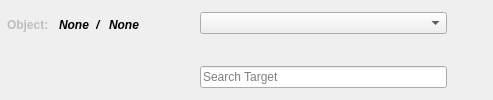
    <widget class="QWidget" name="addonWidget" native="true">
     <property name="sizePolicy">
      <sizepolicy hsizetype="Preferred" vsizetype="Maximum">
       <horstretch>0</horstretch>
       <verstretch>0</verstretch>
      </sizepolicy>
     </property>
     <layout class="QHBoxLayout" name="horizontalLayout_8">
      <property name="spacing">
       <number>7</number>
      </property>
      <property name="leftMargin">
       <number>0</number>
      </property>
      <property name="topMargin">
       <number>0</number>
      </property>
      <property name="rightMargin">
       <number>0</number>
      </property>
      <property name="bottomMargin">
       <number>0</number>
      </property>
      <item>
       <widget class="QWidget" name="mayaWidget" native="true">
        <layout class="QVBoxLayout" name="verticalLayout_4">
         <property name="spacing">
          <number>0</number>
         </property>
         <property name="leftMargin">
          <number>7</number>
         </property>
         <property name="topMargin">
          <number>0</number>
         </property>
         <property name="rightMargin">
          <number>7</number>
         </property>
         <property name="bottomMargin">
          <number>0</number>
         </property>
         <item>
          <widget class="QWidget" name="objectInfoLayout" native="true">
           <layout class="QHBoxLayout" name="horizontalLayout">
            <property name="spacing">
             <number>7</number>
            </property>
            <property name="leftMargin">
             <number>0</number>
            </property>
            <property name="topMargin">
             <number>0</number>
            </property>
            <property name="rightMargin">
             <number>0</number>
            </property>
            <property name="bottomMargin">
             <number>0</number>
            </property>
            <item>
             <widget class="QLabel" name="objectLabel">
              <property name="enabled">
               <bool>false</bool>
              </property>
              <property name="sizePolicy">
               <sizepolicy hsizetype="Maximum" vsizetype="Preferred">
                <horstretch>0</horstretch>
                <verstretch>0</verstretch>
               </sizepolicy>
              </property>
              <property name="font">
               <font>
                <weight>75</weight>
                <bold>true</bold>
               </font>
              </property>
              <property name="text">
               <string>Object: </string>
              </property>
              <property name="alignment">
               <set>Qt::AlignLeading|Qt::AlignLeft|Qt::AlignVCenter</set>
              </property>
             </widget>
            </item>
            <item>
             <widget class="QLabel" name="meshLabel">
              <property name="enabled">
               <bool>true</bool>
              </property>
              <property name="font">
               <font>
                <weight>75</weight>
                <italic>true</italic>
                <bold>true</bold>
               </font>
              </property>
              <property name="styleSheet">
               <string notr="true">
QLabel:hover {
    color: #7ab5bf;
}</string>
              </property>
              <property name="text">
               <string>None</string>
              </property>
              <property name="textFormat">
               <enum>Qt::AutoText</enum>
              </property>
             </widget>
            </item>
            <item>
             <widget class="QLabel" name="meshLabel_2">
              <property name="enabled">
               <bool>true</bool>
              </property>
              <property name="font">
               <font>
                <weight>75</weight>
                <italic>true</italic>
                <bold>true</bold>
               </font>
              </property>
              <property name="styleSheet">
               <string notr="true"/>
              </property>
              <property name="text">
               <string>/</string>
              </property>
              <property name="textFormat">
               <enum>Qt::AutoText</enum>
              </property>
             </widget>
            </item>
            <item>
             <widget class="QLabel" name="bsLabel">
              <property name="enabled">
               <bool>true</bool>
              </property>
              <property name="font">
               <font>
                <weight>75</weight>
                <italic>true</italic>
                <bold>true</bold>
               </font>
              </property>
              <property name="styleSheet">
               <string notr="true">
QLabel:hover {
    color: #7ab5bf;
}</string>
              </property>
              <property name="text">
               <string>None</string>
              </property>
              <property name="textFormat">
               <enum>Qt::AutoText</enum>
              </property>
             </widget>
            </item>
            <item>
             <spacer name="horizontalSpacer_4">
              <property name="orientation">
               <enum>Qt::Horizontal</enum>
              </property>
              <property name="sizeType">
               <enum>QSizePolicy::MinimumExpanding</enum>
              </property>
              <property name="sizeHint" stdset="0">
               <size>
                <width>40</width>
                <height>20</height>
               </size>
              </property>
             </spacer>
            </item>
           </layout>
           <zorder>meshLabel</zorder>
           <zorder>objectLabel</zorder>
           <zorder>horizontalSpacer_4</zorder>
           <zorder>meshLabel_2</zorder>
           <zorder>bsLabel</zorder>
          </widget>
         </item>
         <item>
          <widget class="QWidget" name="bsAddWidget" native="true">
           <property name="sizePolicy">
            <sizepolicy hsizetype="Maximum" vsizetype="Preferred">
             <horstretch>0</horstretch>
             <verstretch>0</verstretch>
            </sizepolicy>
           </property>
           <layout class="QHBoxLayout" name="horizontalLayout_6">
            <property name="spacing">
             <number>7</number>
            </property>
            <property name="leftMargin">
             <number>0</number>
            </property>
            <property name="topMargin">
             <number>0</number>
            </property>
            <property name="rightMargin">
             <number>0</number>
            </property>
            <property name="bottomMargin">
             <number>0</number>
            </property>
            <item>
             <widget class="QPushButton" name="expandButton">
              <property name="maximumSize">
               <size>
                <width>16777215</width>
                <height>16777215</height>
               </size>
              </property>
              <property name="font">
               <font/>
              </property>
              <property name="styleSheet">
               <string notr="true">QPushButton {
    border: none;
    background: transparent;
    icon: url(:/icon/expand.svg);
}

QPushButton:hover {
    border: 1px solid #cfcfcf;
    icon: url(:/icon/expand_hover.svg);
}

QPushButton:pressed { 
    border: 1px solid #cfcfcf;
    icon: url(:/icon/expand_pressed.svg);
 }</string>
              </property>
              <property name="text">
               <string/>
              </property>
              <property name="icon">
               <iconset resource="icon/_qrc.qrc">
                <normaloff>:/icon/expand.svg</normaloff>:/icon/expand.svg</iconset>
              </property>
             </widget>
            </item>
           </layout>
          </widget>
         </item>
        </layout>
       </widget>
      </item>
      <item>
       <widget class="QWidget" name="filterWidget" native="true">
        <property name="minimumSize">
         <size>
          <width>300</width>
          <height>0</height>
         </size>
        </property>
        <layout class="QVBoxLayout" name="verticalLayout_3">
         <property name="spacing">
          <number>7</number>
         </property>
         <property name="leftMargin">
          <number>7</number>
         </property>
         <property name="topMargin">
          <number>0</number>
         </property>
         <property name="rightMargin">
          <number>7</number>
         </property>
         <property name="bottomMargin">
          <number>0</number>
         </property>
         <item>
          <widget class="QWidget" name="filterBsComboBoxWidget" native="true">
           <layout class="QHBoxLayout" name="horizontalLayout_7">
            <property name="spacing">
             <number>7</number>
            </property>
            <property name="leftMargin">
             <number>0</number>
            </property>
            <property name="topMargin">
             <number>0</number>
            </property>
            <property name="rightMargin">
             <number>0</number>
            </property>
            <property name="bottomMargin">
             <number>0</number>
            </property>
            <item>
             <widget class="QComboBox" name="filterComboBox">
              <property name="minimumSize">
               <size>
                <width>0</width>
                <height>0</height>
               </size>
              </property>
              <property name="maximumSize">
               <size>
                <width>16777215</width>
                <height>16777215</height>
               </size>
              </property>
              <property name="font">
               <font>
                <weight>75</weight>
                <italic>false</italic>
                <bold>true</bold>
                <strikeout>false</strikeout>
               </font>
              </property>
              <property name="focusPolicy">
               <enum>Qt::WheelFocus</enum>
              </property>
              <property name="contextMenuPolicy">
               <enum>Qt::NoContextMenu</enum>
              </property>
              <property name="inputMethodHints">
               <set>Qt::ImhNone</set>
              </property>
              <property name="editable">
               <bool>false</bool>
              </property>
             </widget>
            </item>
            <item>
             <widget class="QPushButton" name="loadBsButton">
              <property name="sizePolicy">
               <sizepolicy hsizetype="Fixed" vsizetype="Fixed">
                <horstretch>0</horstretch>
                <verstretch>0</verstretch>
               </sizepolicy>
              </property>
              <property name="minimumSize">
               <size>
                <width>32</width>
                <height>32</height>
               </size>
              </property>
              <property name="maximumSize">
               <size>
                <width>32</width>
                <height>32</height>
               </size>
              </property>
              <property name="styleSheet">
               <string notr="true">QPushButton {
    border: none;
    background: transparent;
    icon: url(:/icon/search.svg);
}

QPushButton:hover {
    icon: url(:/icon/search_hover.svg);
}

QPushButton:pressed { 
    icon: url(:/icon/search_pressed.svg);
 }</string>
              </property>
              <property name="text">
               <string/>
              </property>
              <property name="icon">
               <iconset resource="icon/_qrc.qrc">
                <normaloff>:/icon/search.svg</normaloff>:/icon/search.svg</iconset>
              </property>
              <property name="iconSize">
               <size>
                <width>32</width>
                <height>32</height>
               </size>
              </property>
             </widget>
            </item>
           </layout>
          </widget>
         </item>
         <item>
          <widget class="QWidget" name="filterLineEditWidget" native="true">
           <property name="minimumSize">
            <size>
             <width>0</width>
             <height>0</height>
            </size>
           </property>
           <layout class="QHBoxLayout" name="horizontalLayout_2">
            <property name="spacing">
             <number>7</number>
            </property>
            <property name="leftMargin">
             <number>0</number>
            </property>
            <property name="topMargin">
             <number>0</number>
            </property>
            <property name="rightMargin">
             <number>0</number>
            </property>
            <property name="bottomMargin">
             <number>0</number>
            </property>
            <item>
             <widget class="QLineEdit" name="filterLineEdit">
              <property name="minimumSize">
               <size>
                <width>0</width>
                <height>0</height>
               </size>
              </property>
              <property name="placeholderText">
               <string>Search Target</string>
              </property>
              <property name="clearButtonEnabled">
               <bool>true</bool>
              </property>
             </widget>
            </item>
            <item>
             <widget class="QPushButton" name="loadTargetButton">
              <property name="minimumSize">
               <size>
                <width>32</width>
                <height>32</height>
               </size>
              </property>
              <property name="maximumSize">
               <size>
                <width>32</width>
                <height>32</height>
               </size>
              </property>
              <property name="styleSheet">
               <string notr="true">QPushButton {
    border: none;
    background: transparent;
    icon: url(:/icon/search.svg);
}

QPushButton:hover {
    icon: url(:/icon/search_hover.svg);
}

QPushButton:pressed { 
    icon: url(:/icon/search_pressed.svg);
 }</string>
              </property>
              <property name="text">
               <string/>
              </property>
              <property name="icon">
               <iconset resource="icon/_qrc.qrc">
                <normaloff>:/icon/search.svg</normaloff>:/icon/search.svg</iconset>
              </property>
              <property name="iconSize">
               <size>
                <width>32</width>
                <height>32</height>
               </size>
              </property>
             </widget>
            </item>
           </layout>
          </widget>
         </item>
        </layout>
       </widget>
      </item>
     </layout>
    </widget>
